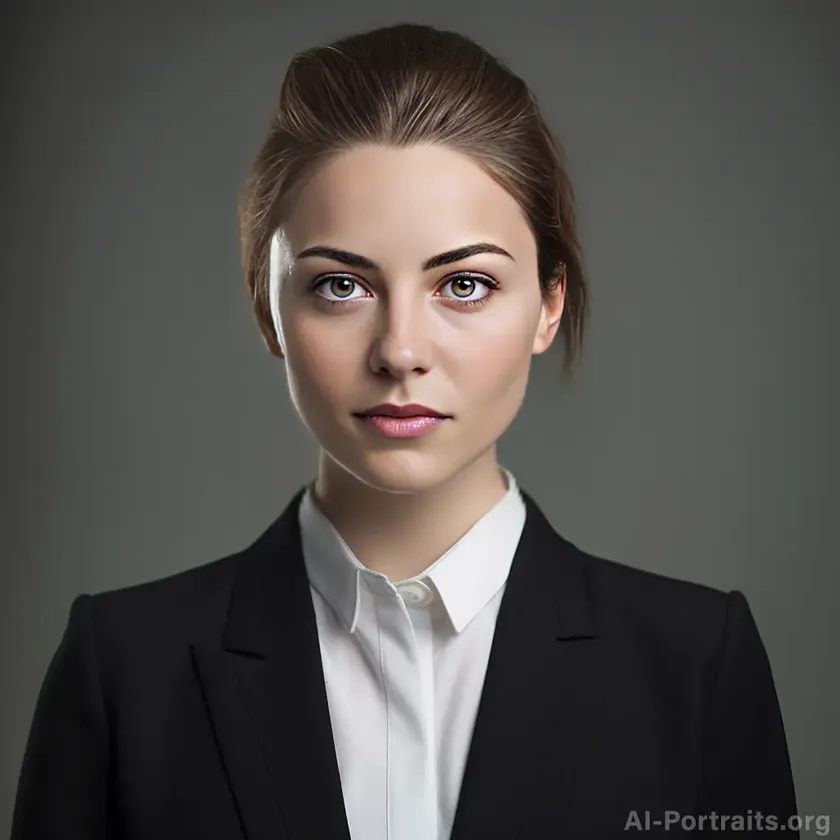
#> input picture ai-vs-real-face-detector/data/fake/1.webp, 840 x 840 px, shrunk from 1024 x 1024 before the run
$ python -i extractor.py   (imports and definitions only)
#> lines starting #> are read from the running program, lines starting #| are printed output that depends on the picture; after the words box and inside, x2 and y2 are one past the last pixel; in counts of white or black regions, pixels touching at a corner belong together
"""PRNU noise-residual forensic feature extraction."""

from __future__ import annotations

from dataclasses import dataclass, field
from typing import Dict, List, Optional

import cv2
import numpy as np

PRNU_FEATURE_NAMES: List[str] = [
    "noise_mean",
    "noise_std",
    "noise_skew",
    "noise_kurtosis",
    "noise_energy",
    "spatial_autocorr",
    "high_freq_ratio",
    "prnu_score",
    "reliability",
]

PRNU_FEATURE_DIM = len(PRNU_FEATURE_NAMES)


@dataclass
class PRNUResult:
    """PRNU forensic analysis result."""

    vector: np.ndarray
    names: List[str] = field(default_factory=lambda: list(PRNU_FEATURE_NAMES))
    reliability: str = "limited"
    has_reference: bool = False
    reference_correlation: float = 0.0
    noise_residual: Optional[np.ndarray] = None
    metadata: Dict = field(default_factory=dict)

    @property
    def dim(self) -> int:
        return len(self.vector)

    def to_dict(self) -> Dict[str, float]:
        return {name: float(val) for name, val in zip(self.names, self.vector)}


def extract_noise_residual(
    image: np.ndarray,
    denoise_strength: float = 10.0,
) -> np.ndarray:
    """
    Extract noise residual via denoising filter subtraction.
    Standard PRNU preprocessing step.
    """
    if image.ndim == 3:
        gray = cv2.cvtColor(image, cv2.COLOR_RGB2GRAY)
    else:
        gray = image.astype(np.float32)

    gray_f = gray.astype(np.float32)
    denoised = cv2.fastNlMeansDenoising(
        gray.astype(np.uint8),
        None,
        h=int(denoise_strength),
        templateWindowSize=7,
        searchWindowSize=21,
    )
    residual = gray_f - denoised.astype(np.float32)
    return residual


def _spatial_autocorrelation(residual: np.ndarray, max_lag: int = 5) -> float:
    """Mean normalized autocorrelation at small lags."""
    h, w = residual.shape
    center = residual - residual.mean()
    var = center.var()
    if var < 1e-8:
        return 0.0
    corrs = []
    for lag in range(1, max_lag + 1):
        c = np.mean(center[:, lag:] * center[:, :-lag]) / var
        corrs.append(float(c))
    return float(np.mean(corrs))


def _high_freq_ratio(residual: np.ndarray) -> float:
    """Ratio of high-frequency energy to total energy."""
    fft = np.fft.fft2(residual)
    power = np.abs(fft) ** 2
    h, w = power.shape
    cy, cx = h // 2, w // 2
    radius = min(h, w) // 4
    mask_low = np.zeros((h, w), dtype=np.uint8)
    cv2.circle(mask_low, (cx, cy), radius, 1, -1)
    low_energy = power[mask_low > 0].sum()
    total = power.sum()
    if total < 1e-8:
        return 0.0
    return float(1.0 - low_energy / total)


def correlate_with_reference(
    residual: np.ndarray,
    reference_residual: np.ndarray,
) -> float:
    """Normalized cross-correlation with reference camera PRNU pattern."""
    r1 = residual.astype(np.float64).ravel()
    r2 = reference_residual.astype(np.float64).ravel()
    min_len = min(len(r1), len(r2))
    r1, r2 = r1[:min_len], r2[:min_len]
    n1, n2 = np.linalg.norm(r1), np.linalg.norm(r2)
    if n1 < 1e-8 or n2 < 1e-8:
        return 0.0
    return float(np.dot(r1, r2) / (n1 * n2))


class PRNUExtractor:
    """Extract camera/noise forensic features from arbitrary RGB images."""

    def __init__(
        self,
        reference_residual: Optional[np.ndarray] = None,
        denoise_strength: float = 10.0,
    ) -> None:
        self.reference_residual = reference_residual
        self.denoise_strength = denoise_strength

    def extract(
        self,
        image: np.ndarray,
        return_residual: bool = False,
    ) -> PRNUResult:
        residual = extract_noise_residual(image, self.denoise_strength)
        flat = residual.ravel()

        mean = float(flat.mean())
        std = float(flat.std())
        if std < 1e-8:
            skew, kurt = 0.0, 0.0
        else:
            normed = (flat - mean) / std
            skew = float(np.mean(normed ** 3))
            kurt = float(np.mean(normed ** 4) - 3.0)

        energy = float(np.mean(residual ** 2))
        autocorr = _spatial_autocorrelation(residual)
        hf_ratio = _high_freq_ratio(residual)

        has_ref = self.reference_residual is not None
        if has_ref:
            ref_corr = correlate_with_reference(residual, self.reference_residual)
            reliability = "reference_available"
            prnu_score = ref_corr
        else:
            ref_corr = 0.0
            reliability = "limited"
            # Without reference, score reflects noise pattern regularity only
            prnu_score = float(np.clip(autocorr * hf_ratio, 0.0, 1.0))

        reliability_flag = 1.0 if has_ref else 0.0

        vector = np.array(
            [
                mean, std, skew, kurt, energy,
                autocorr, hf_ratio, prnu_score, reliability_flag,
            ],
            dtype=np.float32,
        )

        return PRNUResult(
            vector=vector,
            reliability=reliability,
            has_reference=has_ref,
            reference_correlation=ref_corr,
            noise_residual=residual if return_residual else None,
            metadata={
                "note": (
                    "PRNU fingerprint matching requires reference camera images. "
                    "Without reference, evidence is limited to noise statistics only."
                    if not has_ref
                    else "Reference camera PRNU pattern available."
                ),
            },
        )

>>> import cv2
>>> picture = cv2.cvtColor(cv2.imread('../../data/fake/1.webp'), cv2.COLOR_BGR2RGB)
>>> result = PRNUExtractor().extract(picture)
#> in extract_noise_residual, `gray = cv2.cvtColor(image, cv2.COLOR_RGB2GRAY)`:
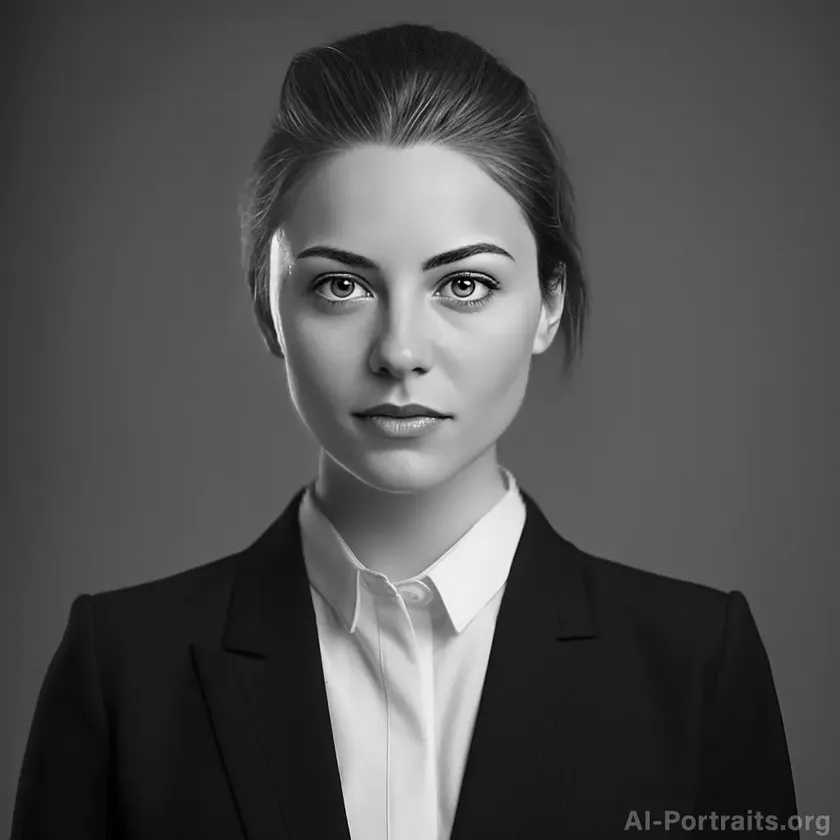
#> gray: shape (840, 840); min 0, max 254, mean 80.8
#> in extract_noise_residual, `residual = gray_f - denoised.astype(np.float32)`:
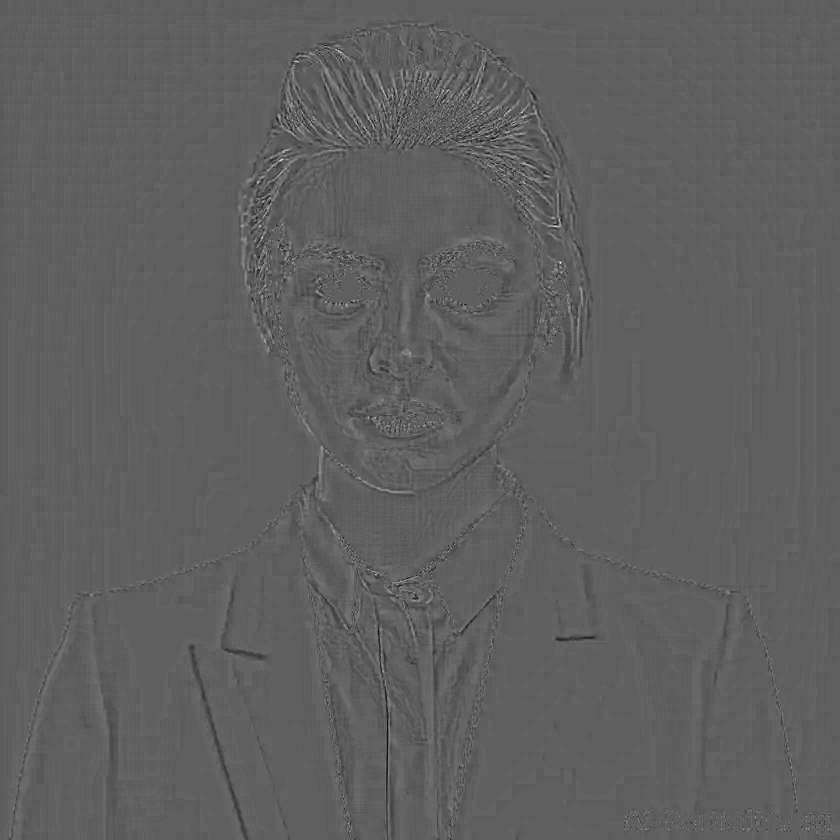
#> residual: shape (840, 840) float32; min -27, max 45, mean 0; drawn with min black and max white
#> in extract, `mean = float(flat.mean())`: mean = -0.000821
#> in extract, `std = float(flat.std())`: std = 1.9
#> in extract, `skew = float(np.mean(normed ** 3))`: skew = 0.513
#> in extract, `kurt = float(np.mean(normed ** 4) - 3.0)`: kurt = 23.2
#> in extract, `energy = float(np.mean(residual ** 2))`: energy = 3.59
#> the loop in _spatial_autocorrelation, `for lag in range(1, max_lag + 1):` made 5 passes
#> c on passes 1 to 5: 0.557, 0.182, 0.0718, 0.0732, 0.0529
#> after the loop in _spatial_autocorrelation, `for lag in range(1, max_lag + 1):`: corrs = [0.557, 0.182, 0.0718, 0.0732, 0.0529]
#> in extract, `autocorr = _spatial_autocorrelation(residual)`: autocorr = 0.187
#> in _high_freq_ratio, `power = np.abs(fft) ** 2`:
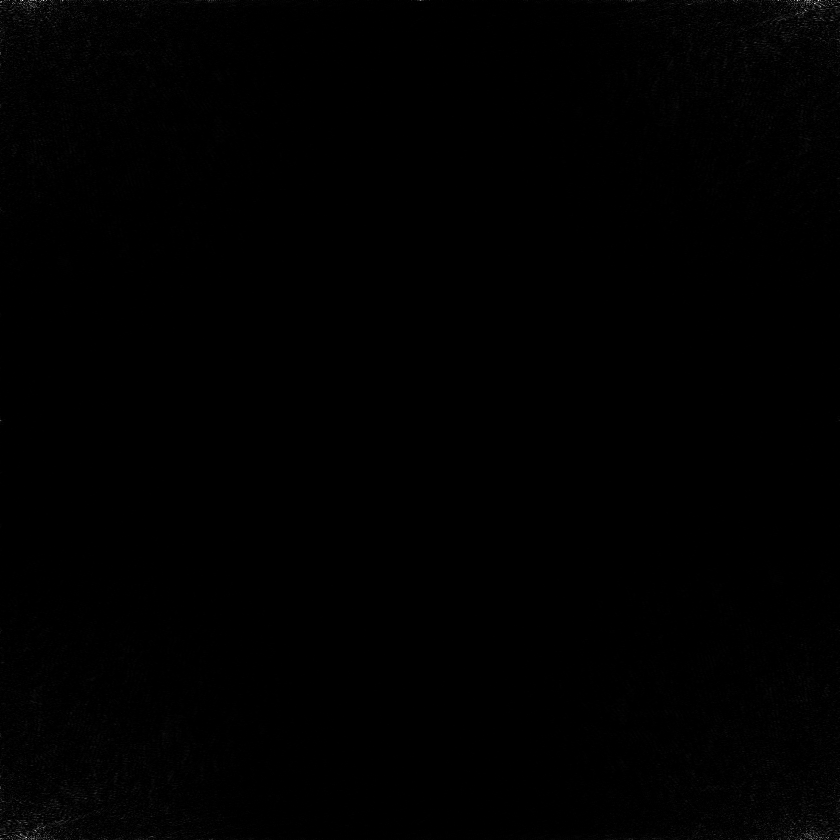
#> power: shape (840, 840) float64; min 0.301, max 660450677.5, mean 2534767; drawn with min black and max white
#> in _high_freq_ratio, `cv2.circle(mask_low, (cx, cy), radius, 1, -1)`:
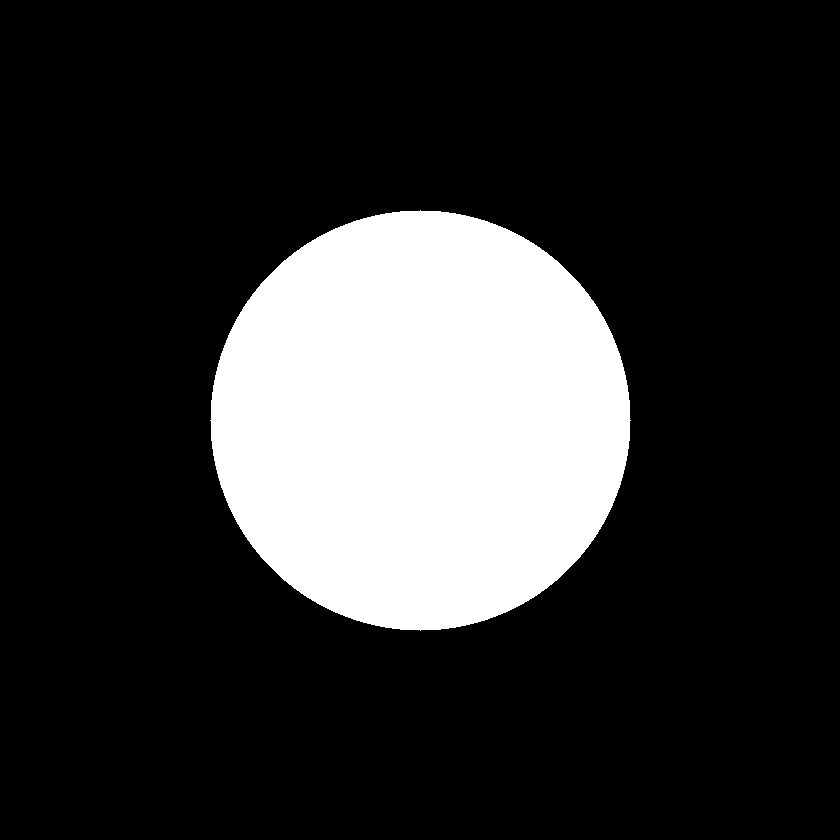
#> mask_low: shape (840, 840); values 0 (black) and 1 (white), 19.6% white; 1 white region, box (x1, y1, x2, y2) and area: (210, 210, 631, 631) 138505
#> in _high_freq_ratio, `low_energy = power[mask_low > 0].sum()`: low_energy = 3.42e+10
#> in _high_freq_ratio, `total = power.sum()`: total = 1.79e+12
#> in extract, `hf_ratio = _high_freq_ratio(residual)`: hf_ratio = 0.981
#> in extract, `prnu_score = float(np.clip(autocorr * hf_ratio, 0.0, 1.0))`: prnu_score = 0.184
#> in extract, `vector = np.array( [ mean, std, skew, kurt, energy, autocorr, hf_ratio..`: vector = [-0.000821, 1.9, 0.513, 23.2, 3.59, 0.187, 0.981, 0.184, 0]

$ run again, on ai-vs-real-face-detector/data/fake/2.png
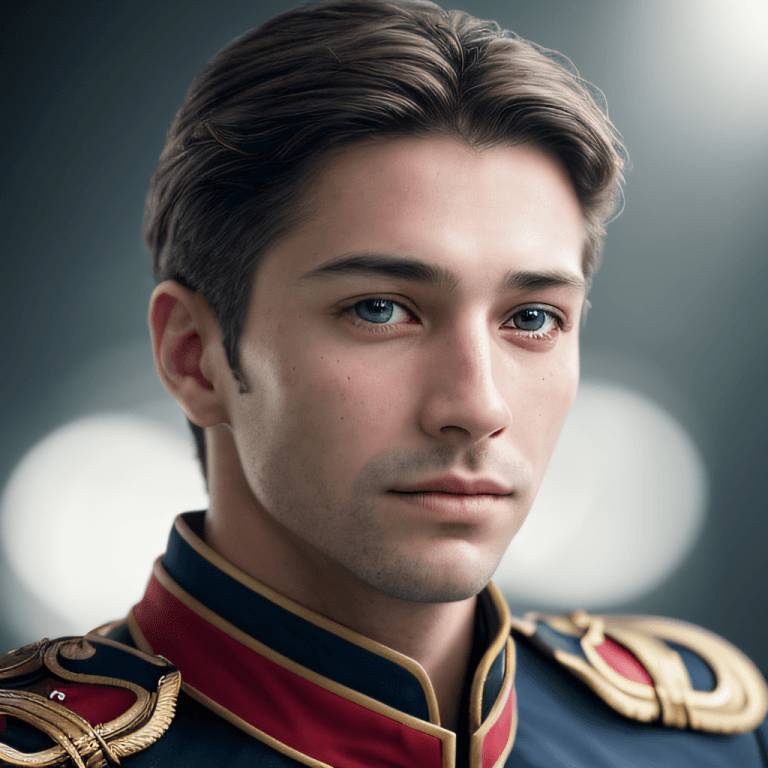
#> input picture ai-vs-real-face-detector/data/fake/2.png, 768 x 768 px
#> in extract_noise_residual, `gray = cv2.cvtColor(image, cv2.COLOR_RGB2GRAY)`:
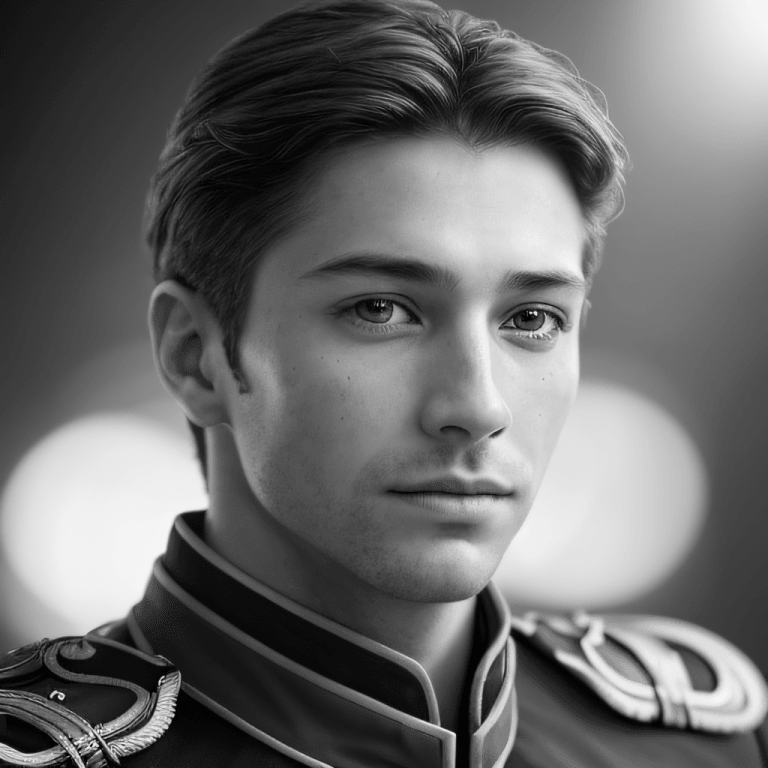
#> gray: shape (768, 768); min 3, max 245, mean 107.2
#> in extract_noise_residual, `residual = gray_f - denoised.astype(np.float32)`:
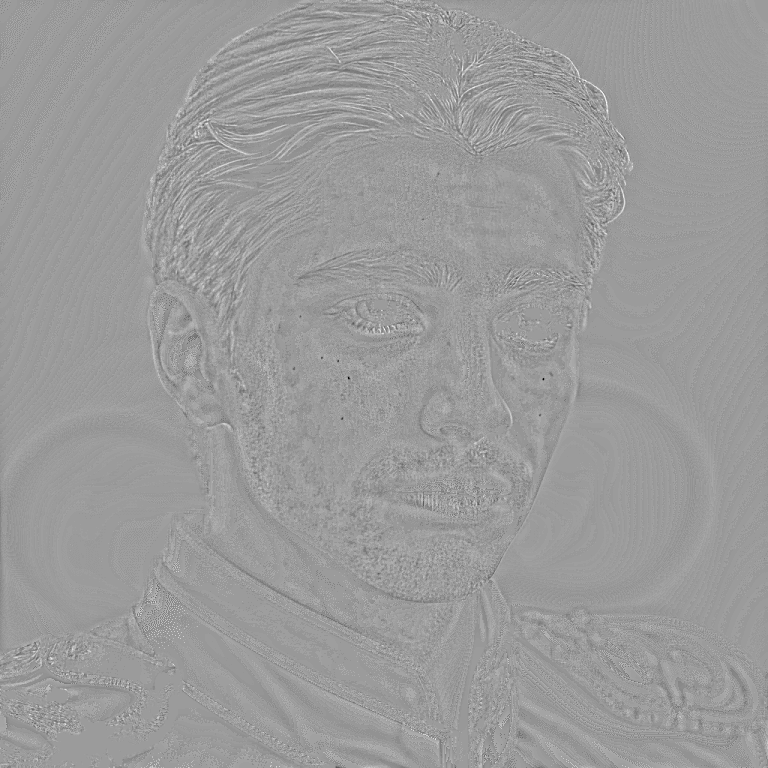
#> residual: shape (768, 768) float32; min -53, max 34, mean 0; drawn with min black and max white
#> mean = 0.000973
#> std = 3.04
#> skew = 0.381
#> kurt = 6.01
#> energy = 9.21
#> the loop in _spatial_autocorrelation, `for lag in range(1, max_lag + 1):` made 5 passes
#> c on passes 1 to 5: 0.439, 0.237, 0.138, 0.12, 0.0778
#> after the loop in _spatial_autocorrelation, `for lag in range(1, max_lag + 1):`: corrs = [0.439, 0.237, 0.138, 0.12, 0.0778]
#> autocorr = 0.202
#> mask_low: shape (768, 768); values 0 (black) and 1 (white), 19.6% white; 1 white region, box (x1, y1, x2, y2) and area: (192, 192, 577, 577) 115781
#> low_energy = 2.64e+11
#> total = 3.21e+12
#> hf_ratio = 0.918
#> prnu_score = 0.186
#> vector = [0.000973, 3.04, 0.381, 6.01, 9.21, 0.202, 0.918, 0.186, 0]

$ run again, on ai-vs-real-face-detector/data/fake/3.jpeg
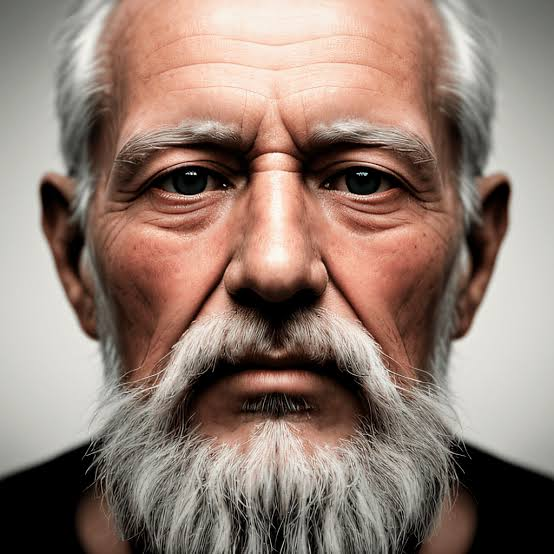
#> input picture ai-vs-real-face-detector/data/fake/3.jpeg, 554 x 554 px
#> in extract_noise_residual, `residual = gray_f - denoised.astype(np.float32)`:
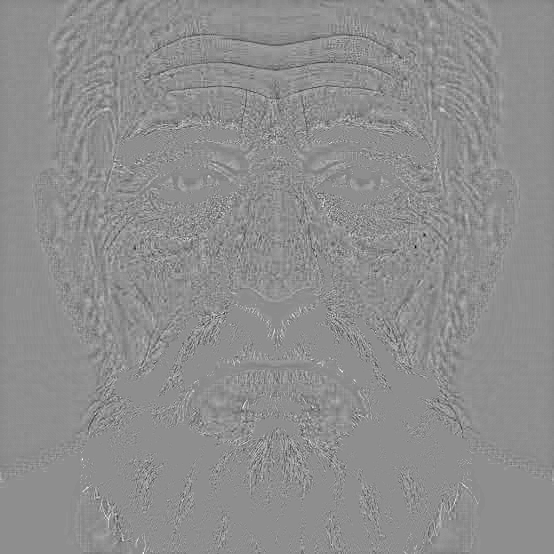
#> residual: shape (554, 554) float32; min -52, max 41, mean 0; drawn with min black and max white
#> mean = -0.0334
#> std = 3.83
#> skew = -0.166
#> kurt = 5.83
#> energy = 14.67
#> the loop in _spatial_autocorrelation, `for lag in range(1, max_lag + 1):` made 5 passes
#> c on passes 1 to 5: 0.434, 0.133, 0.0725, 0.0504, 0.0299
#> after the loop in _spatial_autocorrelation, `for lag in range(1, max_lag + 1):`: corrs = [0.434, 0.133, 0.0725, 0.0504, 0.0299]
#> autocorr = 0.144
#> in _high_freq_ratio, `cv2.circle(mask_low, (cx, cy), radius, 1, -1)`:
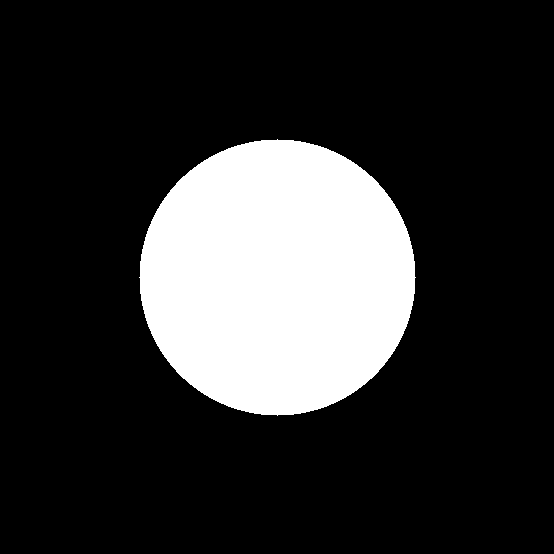
#> mask_low: shape (554, 554); values 0 (black) and 1 (white), 19.5% white; 1 white region, box (x1, y1, x2, y2) and area: (139, 139, 416, 416) 59805
#> low_energy = 4.37e+10
#> total = 1.38e+12
#> hf_ratio = 0.968
#> prnu_score = 0.139
#> vector = [-0.0334, 3.83, -0.166, 5.83, 14.67, 0.144, 0.968, 0.139, 0]
